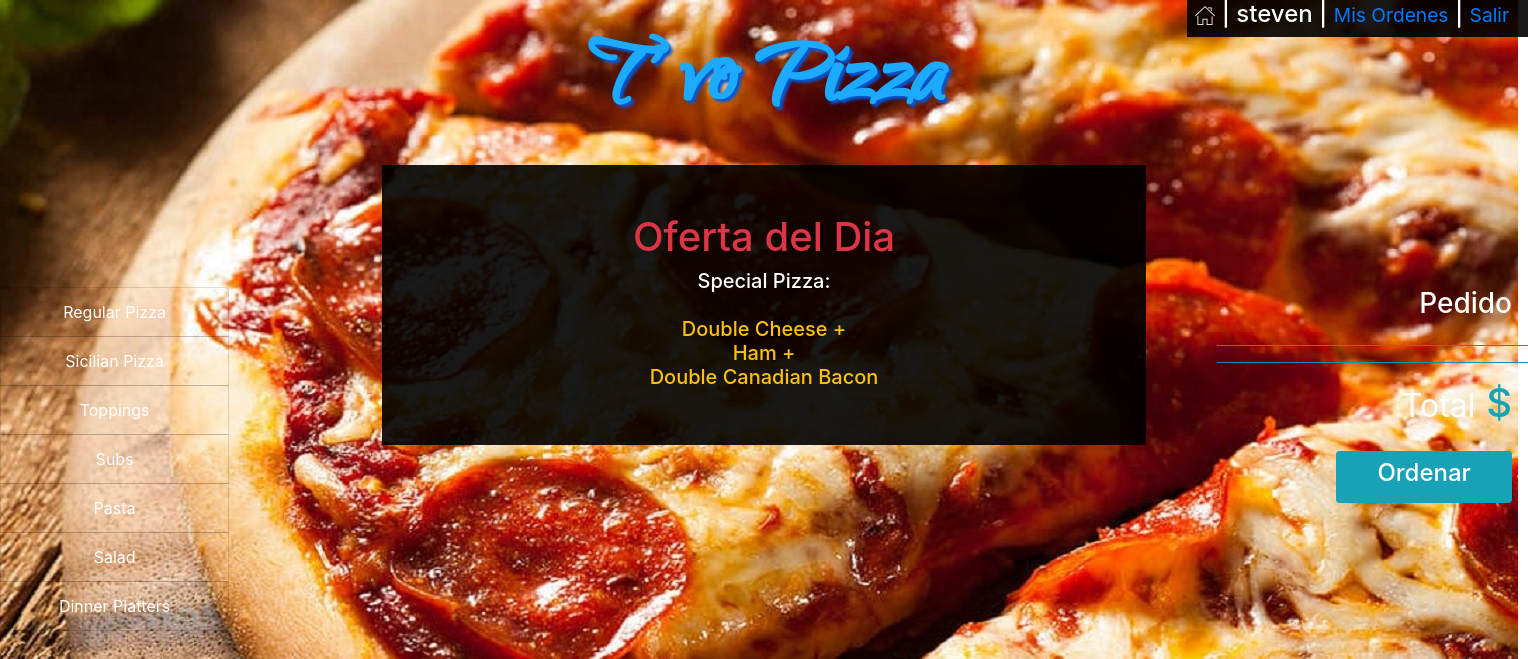
The page / (signed in) on the database its author committed.
### orders/models.py (models this page shows)
class Category(models.Model):
    name=models.CharField(max_length=64)
    def __str__(self):
        return f"{self.name}"

### orders/views.py (the view)
# urls.py: path("", views.index, name="index")
def index(request):
    if not request.user.is_authenticated:
        return render(request,"login.html",{"message":None})
    order_number=User_order.objects.get(user=request.user,status='initiated').order_number
    context = {
        "user":request.user,
        "Checkout":Order2.objects.filter(user=request.user,number=order_number),
        "Checkout_category":Order2.objects.filter(user=request.user,number=order_number).values_list('category').distinct(),
        "Total":list(Order2.objects.filter(user=request.user,number=order_number).aggregate(Sum('price')).values())[0],
        "Category": Category.objects.all(),
        "Order_number":order_number
    }
    return render(request,"index.html",context)

### orders/templates/index.html
{% extends "layout.html" %}
{% block body%}
<div class=' text-center p-5 '>
        <h1 class=' text-danger'>Oferta del Dia</h1>
        <h5 class='text-warning mx-auto'><span class='text-white'>Special Pizza:</span><br><br> Double Cheese + <br> Ham + <br>Double Canadian Bacon</h5>
</div>
{% endblock %}

### orders/templates/layout.html (shortened to what this page needs)
<!DOCTYPE html>
<html style="height:100%">
<head>
    {% load static %}
    <link rel="stylesheet" type="text/css" href="{% static 'styles.css' %}">
    <link rel="stylesheet" href="https://maxcdn.bootstrapcdn.com/bootstrap/4.1.3/css/bootstrap.min.css">
</head>
<body style="height:100%">
    {% if Category %}
    <div id='username'>
        <h4 class='px-2' ><a href="{% url 'index' %}"><img src="{% static 'home.png' %}"></a> |
            {{user.username}} |
            {% if not user.is_superuser %}
            <small><a href="{% url 'my_orders' Order_number %}">Mis Ordenes</a></small> |
            {% endif %}
            <small><a href="{% url 'logout' %}"> Salir &nbsp;</a></small>
        </h4>
    </div>
    {% endif %}
    <p id='logo' class='text-center m-0 font-weight-bold'><a href="{% url 'index' %}">T' vo Pizza</a></p>
    <div id='category' class="list-group text-center">
        {% for category in Category %}
        <a href="{% url 'menu' category  %}" class="list-group-item list-group-item-action">{{category}}</a>
        {% endfor %}
    </div>
    <div id='center_box' class='w-50  mx-auto  '>
        {% block body%}
        {% endblock %}
    </div>
    <div id='checkout' class='list-group text-right '>
    {% if Category %}
        <h3 class=' text-right pr-3'>Pedido</h3>
        <ul >
            <hr class='bg-info'>
            <hr class='bg-info'>
            <li class='text-info text-right pr-3 '><h1><small class='text-white'>Total</small> ${{Total|floatformat:2}}</h1></li>
        </ul>
    <a id='place_order'  href="{% url 'my_orders' Order_number %}"><div  class='bg-info w-50 rounded p-2  ml-auto mr-3 text-center text-white '><h4>Ordenar</h4></div></a>
    {% endif %}
    </div>
</body>
</html>

### orders/static/styles.css (style rules this page uses)
#category { position: absolute; top:33%; width:15%; }
#category a { color:white; background-color: transparent; }
#logo { padding:0px; font-family: webLogo ; font-size: 110px; text-shadow: 3px 3px 3px rgb(5, 87, 211); }
#logo a:link, #place_order:link, #confirm_order:link { color:rgb(28, 170, 253); }
#center_box,#username { background-color: rgba(0, 0, 0, 0.9); color: white; }
#checkout { color:white; position: absolute; top:33%; right:0%; width:23%; }
#username { position: absolute; right: 0; }
li { list-style-type: none; }

### rows shown on the page
Category: name "Regular Pizza"
Category: name "Sicilian Pizza"
Category: name "Toppings"
Category: name "Subs"
Category: name "Pasta"
Category: name "Salad"
Category: name "Dinner Platters"

### other values the page prints
{{ user.username }} "steven"
